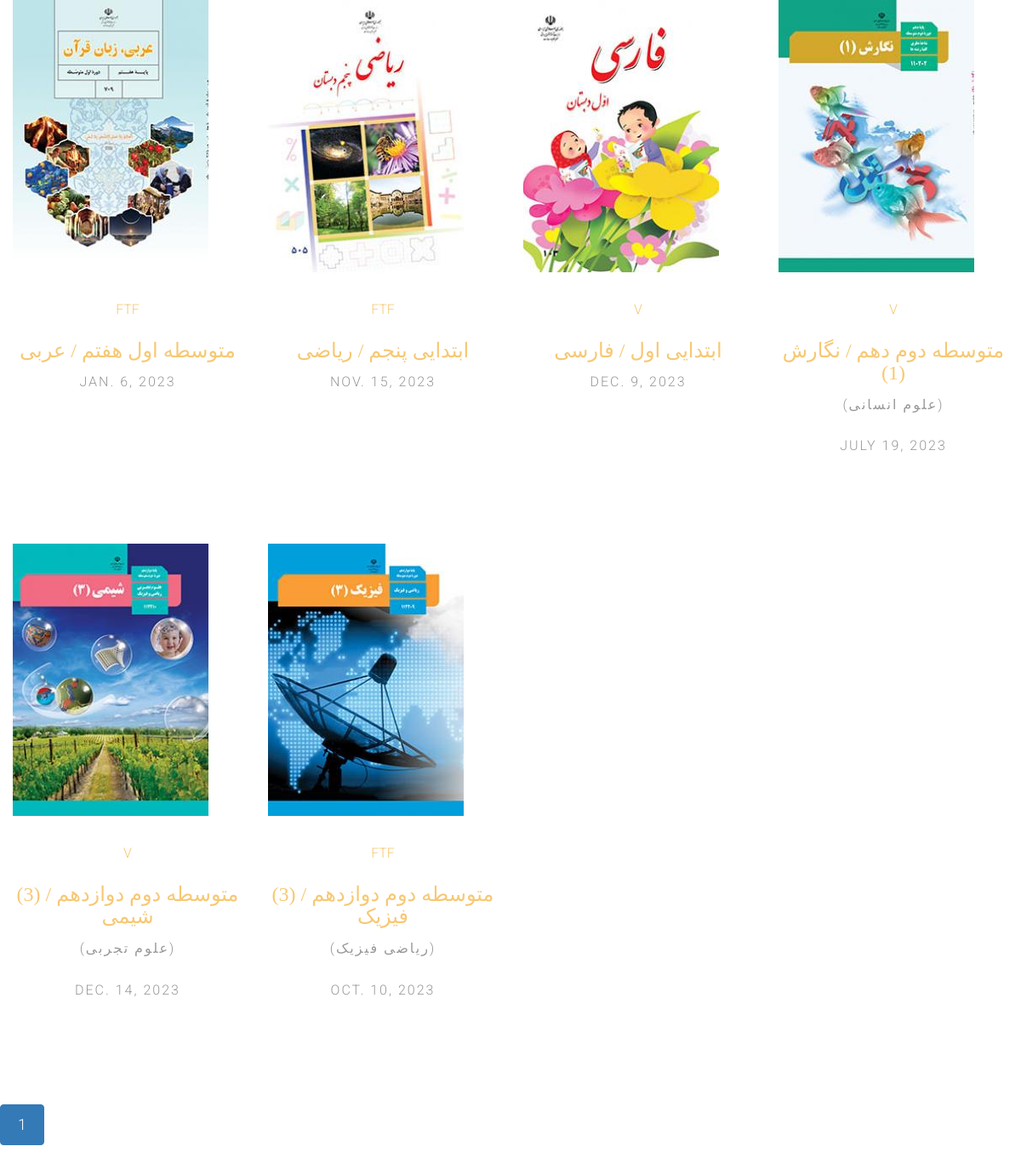
The page / on the database its author committed.
### application/models.py (models this page shows, shortened)
class Application(models.Model):
    objects = None
    applicant = models.ManyToManyField(Student)
    demanded_course = models.ForeignKey(Course, on_delete=models.CASCADE, db_index=True, null=True, blank=True)
    preferred_style = models.CharField(choices=HOLDING_STYLE, max_length=50, null=True, blank=True)
    short_description = models.CharField(max_length=300, null=True, blank=True)
    is_accepted = models.BooleanField(blank=True, null=True, default=False)
    rating = models.IntegerField(validators=[MinValueValidator(1), MaxValueValidator(5)], default=1)
    registered_date = models.DateField(null=True, blank=True , auto_now_add=True)
    is_active = models.BooleanField(default=False)
    slug = models.SlugField(max_length=200, default="", null=False, db_index=True)
    def get_absolute_url(self):
        return reverse('application_detail', args=[self.id])

class Course(models.Model):
    course_name = models.ForeignKey(CourseName, on_delete=models.CASCADE, db_index=True)
    grade = models.ForeignKey(Grade, on_delete=models.CASCADE, blank=True, null=True)
    major = models.ForeignKey(Major, on_delete=models.CASCADE, blank=True, null=True)
    image=models.ImageField(upload_to='images/courses', null=True,blank=True)
    code=models.CharField(max_length=7, blank=True, null=True)
    book_download_link=models.CharField(max_length=300, blank=True, null=True)
    is_active = models.BooleanField(default=True)
    slug = models.SlugField(max_length=500, blank=True, null=True)
    def __str__(self):
        return f" {self.grade} / {self.course_name} "
    class Meta:
        constraints = [
            models.UniqueConstraint(fields=['course_name', 'grade', 'major'],
                                    name='unique_course_name_edu_level_grade'),
        ]

class Grade(models.Model):
    edu_level = models.ForeignKey(EducationalLevel, on_delete=models.CASCADE)
    grade_name = models.CharField(max_length=20, verbose_name="پایه تحصیلی")
    def __str__(self):
        return f"{self.edu_level} {self.grade_name}"
    class Meta:
        constraints = [
            models.UniqueConstraint(fields=['edu_level', 'grade_name'], name='unique_edu_level_grade')]

class EducationalLevel(models.Model):
    edu_level = models.CharField(max_length=20, unique=True, verbose_name="دوره آموزشی")
    def __str__(self):
        return self.edu_level

class CourseName(models.Model):
    course_name = models.CharField(max_length=20, unique=True)
    def __str__(self):
        return f"{self.course_name}"

class Major(models.Model):
    major = models.CharField(max_length=20, unique=True)
    def __str__(self):
        return f"{self.major}"

### application/views.py (the view)
# urls.py: path('',views.ApplicationListView.as_view(), name='application_list'),
class ApplicationListView(ListView):
    template_name='application/application_list.html'
    model=Application
    context_object_name = 'applications'
    ordering = ['rating']
    paginate_by = 9

### application/templates/application/application_list.html (shortened to what this page needs)
{% extends 'shared/_layout.html' %}
{% block content %}
<div class="container-fluid">
      <div class="row fh5co-post-entry">
     {% for application in applications %}
          {% include 'includes/application_item_partial.html' with application=application %}
      {% endfor %}
          <div class="clearfix"></div>
                        <ul class="pagination">
                            {% for pageNumber in paginator.page_range %}
                                <li class="{% if page_obj.number == pageNumber %} active {% endif %}">
                                    <a href="?page={{ pageNumber }}">{{ pageNumber }}</a>
                                </li>
                            {% endfor %}
                        </ul>
                    </div>
      </div>
{% endblock %}

### application/templates/includes/application_item_partial.html
        <article class="col-lg-3 col-md-3 col-sm-3 col-xs-6 col-xxs-12 animate-box">
            {% if application.demanded_course.image %}
            <figure>
               <a href="{{ application.get_absolute_url }}">
                   <img src="{{application.demanded_course.image.url}}" alt="Image" class="img-responsive"></a>
            </figure>
            {% else %}
            <figure>
               <a href="{{ application.get_absolute_url }}">
                   <img src="static/images/volunteer.ong" alt="Image" class="img-responsive"></a>
            </figure>
                {% endif %}
            <span class="fh5co-meta"><a href="single.html">{{application.preferred_style}}</a></span>
            <h3 class="fh5co-article-title"><a href="single.html">{{application.demanded_course}}</a></h3>
            {% if application.demanded_course.major %}
            <span class="fh5co-meta fh5co-date">({{application.demanded_course.major}})</span>
            {% endif %}
            <span class="fh5co-meta fh5co-date">{{application.registered_date}}</span>
        </article>

### static/css/style.css (style rules this page uses)
html { background: #fff; }
body { font-family: "Roboto", arial, sans-serif; font-size: 18px; font-weight: 300; line-height: 1.8; color: #222; background: #fff; }
a { color: #f7c873; -webkit-transition: 0.5s; -o-transition: 0.5s; transition: 0.5s; }
h1, h2, h3, h4, h5, h6 { font-family: "Playfair Display", times, serif; color: #000; }
.fh5co-post-entry article { text-align: center; float: left; margin-bottom: 110px; padding-left: 3em; padding-right: 3em; }
@media screen and (max-width: 1200px) { .fh5co-post-entry article { margin-bottom: 80px; padding-left: 15px; padding-right: 15px; } }
.fh5co-post-entry article a img { opacity: 1; -webkit-transition: 0.5s; -o-transition: 0.5s; transition: 0.5s; }
.fh5co-post-entry article figure { margin-bottom: 30px; }
.fh5co-post-entry article .fh5co-meta { font-size: 16px; font-family: "Roboto", arial, sans-serif; color: #999999; margin-bottom: 20px; display: block; }
.fh5co-post-entry article .fh5co-meta.fh5co-date { text-transform: uppercase; letter-spacing: 2px; }
.js .to-animate, .js .to-animate-2, .js .animate-box { opacity: 0; }

### rows shown on the page
Application: demanded_course.image (picture), preferred_style "FTF", demanded_course "متوسطه اول هفتم / عربی", registered_date "JAN. 6, 2023"
Application: demanded_course.image (picture), preferred_style "FTF", demanded_course "ابتدایی پنجم / ریاضی", registered_date "NOV. 15, 2023"
Application: demanded_course.image (picture), preferred_style "V", demanded_course "ابتدایی اول / فارسی", registered_date "DEC. 9, 2023"
Application: demanded_course.image (picture), preferred_style "V", demanded_course "متوسطه دوم دهم / نگارش (1)", demanded_course.major "علوم انسانی", registered_date "JULY 19, 2023"
Application: demanded_course.image (picture), preferred_style "V", demanded_course "متوسطه دوم دوازدهم / (3) شیمی", demanded_course.major "علوم تجربی", registered_date "DEC. 14, 2023"
Application: demanded_course.image (picture), preferred_style "FTF", demanded_course "متوسطه دوم دوازدهم / (3) فیزیک", demanded_course.major "ریاضی فیزیک", registered_date "OCT. 10, 2023"

### other values the page prints
{{ pageNumber }} "1"
